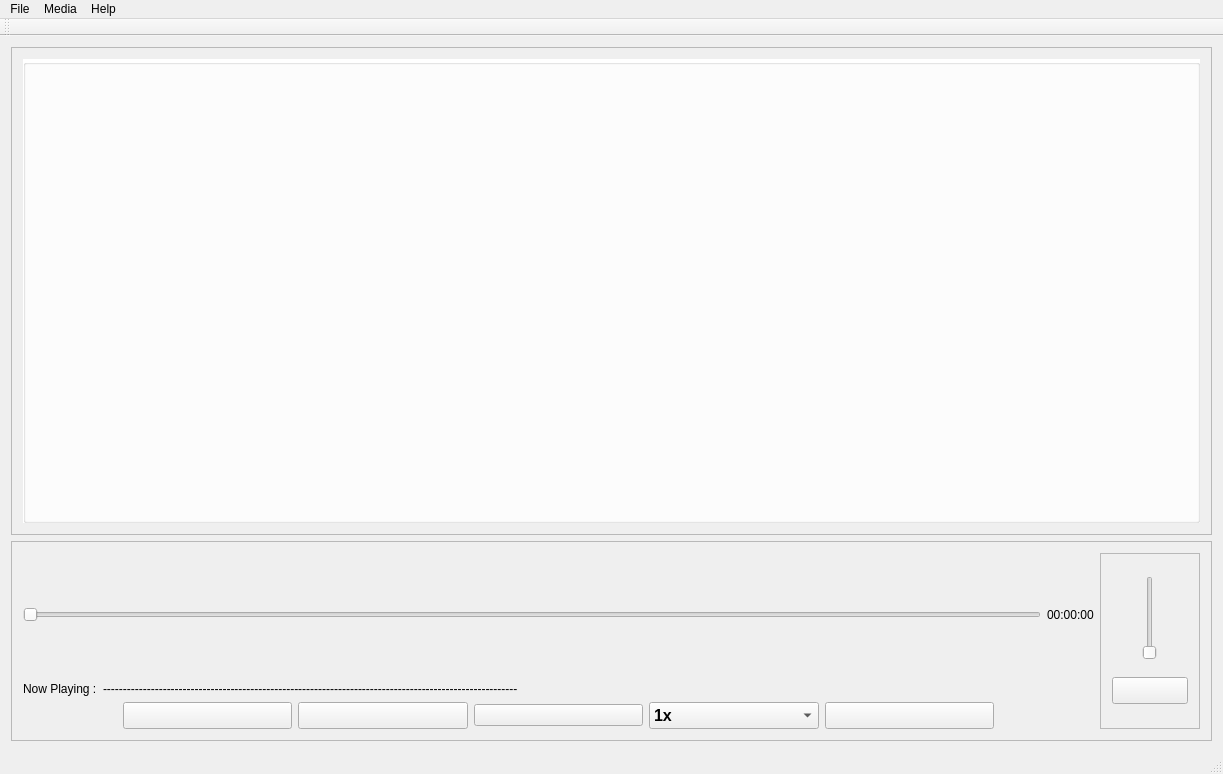
<?xml version="1.0" encoding="UTF-8"?>
<ui version="4.0">
 <class>PlayerWindow</class>
 <widget class="QMainWindow" name="PlayerWindow">
  <property name="geometry">
   <rect>
    <x>0</x>
    <y>0</y>
    <width>1223</width>
    <height>774</height>
   </rect>
  </property>
  <property name="windowTitle">
   <string>MediaPanda</string>
  </property>
  <property name="windowIcon">
   <iconset resource="resources.qrc">
    <normaloff>:/Resources/ui_icons/mediaplayer.png</normaloff>:/Resources/ui_icons/mediaplayer.png</iconset>
  </property>
  <widget class="QWidget" name="centralWidget">
   <layout class="QVBoxLayout" name="verticalLayout_3">
    <item>
     <widget class="QFrame" name="player">
      <property name="frameShape">
       <enum>QFrame::StyledPanel</enum>
      </property>
      <property name="frameShadow">
       <enum>QFrame::Raised</enum>
      </property>
      <layout class="QHBoxLayout" name="horizontalLayout_5">
       <item>
        <widget class="QGroupBox" name="groupBox_2">
         <property name="sizePolicy">
          <sizepolicy hsizetype="Expanding" vsizetype="Expanding">
           <horstretch>0</horstretch>
           <verstretch>0</verstretch>
          </sizepolicy>
         </property>
         <property name="minimumSize">
          <size>
           <width>0</width>
           <height>0</height>
          </size>
         </property>
         <property name="mouseTracking">
          <bool>false</bool>
         </property>
         <property name="layoutDirection">
          <enum>Qt::RightToLeft</enum>
         </property>
         <property name="autoFillBackground">
          <bool>false</bool>
         </property>
         <property name="styleSheet">
          <string notr="true">background-color: rgb(255, 255, 255);</string>
         </property>
         <property name="title">
          <string/>
         </property>
        </widget>
       </item>
      </layout>
     </widget>
    </item>
    <item>
     <widget class="QFrame" name="tools">
      <property name="maximumSize">
       <size>
        <width>16777215</width>
        <height>200</height>
       </size>
      </property>
      <property name="frameShape">
       <enum>QFrame::StyledPanel</enum>
      </property>
      <property name="frameShadow">
       <enum>QFrame::Raised</enum>
      </property>
      <layout class="QHBoxLayout" name="horizontalLayout_4">
       <item>
        <layout class="QVBoxLayout" name="verticalLayout">
         <item>
          <layout class="QHBoxLayout" name="horizontalLayout_3">
           <item>
            <widget class="QSlider" name="hSliderVideo">
             <property name="sizePolicy">
              <sizepolicy hsizetype="Expanding" vsizetype="Expanding">
               <horstretch>0</horstretch>
               <verstretch>0</verstretch>
              </sizepolicy>
             </property>
             <property name="autoFillBackground">
              <bool>false</bool>
             </property>
             <property name="inputMethodHints">
              <set>Qt::ImhNone</set>
             </property>
             <property name="orientation">
              <enum>Qt::Horizontal</enum>
             </property>
             <property name="invertedAppearance">
              <bool>false</bool>
             </property>
             <property name="invertedControls">
              <bool>false</bool>
             </property>
             <property name="tickPosition">
              <enum>QSlider::NoTicks</enum>
             </property>
            </widget>
           </item>
           <item>
            <widget class="QLabel" name="endTime">
             <property name="sizePolicy">
              <sizepolicy hsizetype="Minimum" vsizetype="Minimum">
               <horstretch>0</horstretch>
               <verstretch>0</verstretch>
              </sizepolicy>
             </property>
             <property name="text">
              <string>00:00:00</string>
             </property>
            </widget>
           </item>
          </layout>
         </item>
         <item>
          <layout class="QHBoxLayout" name="horizontalLayout_2">
           <item>
            <widget class="QLabel" name="label">
             <property name="sizePolicy">
              <sizepolicy hsizetype="Fixed" vsizetype="Preferred">
               <horstretch>0</horstretch>
               <verstretch>0</verstretch>
              </sizepolicy>
             </property>
             <property name="text">
              <string>Now Playing :</string>
             </property>
            </widget>
           </item>
           <item>
            <widget class="QLabel" name="LblNowPlaying">
             <property name="text">
              <string>--------------------------------------------------------------------------------------------------------</string>
             </property>
            </widget>
           </item>
          </layout>
         </item>
         <item>
          <layout class="QGridLayout" name="gridLayout">
           <item row="0" column="1">
            <widget class="QPushButton" name="BtnPlay">
             <property name="font">
              <font>
               <pointsize>12</pointsize>
               <weight>75</weight>
               <bold>true</bold>
              </font>
             </property>
             <property name="text">
              <string/>
             </property>
             <property name="icon">
              <iconset resource="resources.qrc">
               <normaloff>:/Resources/ui_icons/play.png</normaloff>:/Resources/ui_icons/play.png</iconset>
             </property>
             <property name="iconSize">
              <size>
               <width>50</width>
               <height>50</height>
              </size>
             </property>
            </widget>
           </item>
           <item row="0" column="6">
            <widget class="QPushButton" name="directory">
             <property name="font">
              <font>
               <pointsize>12</pointsize>
               <weight>75</weight>
               <bold>true</bold>
              </font>
             </property>
             <property name="text">
              <string/>
             </property>
             <property name="icon">
              <iconset resource="resources.qrc">
               <normaloff>:/Resources/ui_icons/Add File.png</normaloff>:/Resources/ui_icons/Add File.png</iconset>
             </property>
             <property name="iconSize">
              <size>
               <width>50</width>
               <height>50</height>
              </size>
             </property>
            </widget>
           </item>
           <item row="0" column="5">
            <widget class="QComboBox" name="comboBox">
             <property name="sizePolicy">
              <sizepolicy hsizetype="Preferred" vsizetype="Fixed">
               <horstretch>0</horstretch>
               <verstretch>0</verstretch>
              </sizepolicy>
             </property>
             <property name="font">
              <font>
               <pointsize>12</pointsize>
               <weight>75</weight>
               <bold>true</bold>
              </font>
             </property>
             <property name="iconSize">
              <size>
               <width>50</width>
               <height>50</height>
              </size>
             </property>
             <item>
              <property name="text">
               <string>1x</string>
              </property>
              <property name="icon">
               <iconset resource="resources.qrc">
                <normaloff>:/Resources/ui_icons/fastforward.png</normaloff>:/Resources/ui_icons/fastforward.png</iconset>
              </property>
             </item>
             <item>
              <property name="text">
               <string>0.5x</string>
              </property>
              <property name="icon">
               <iconset resource="resources.qrc">
                <normaloff>:/Resources/ui_icons/speedup.png</normaloff>:/Resources/ui_icons/speedup.png</iconset>
              </property>
             </item>
             <item>
              <property name="text">
               <string>2x</string>
              </property>
              <property name="icon">
               <iconset resource="resources.qrc">
                <normaloff>:/Resources/ui_icons/speedup.png</normaloff>:/Resources/ui_icons/speedup.png</iconset>
              </property>
             </item>
            </widget>
           </item>
           <item row="0" column="2">
            <widget class="QPushButton" name="BtnPause">
             <property name="font">
              <font>
               <pointsize>12</pointsize>
               <weight>75</weight>
               <bold>true</bold>
              </font>
             </property>
             <property name="text">
              <string/>
             </property>
             <property name="icon">
              <iconset resource="resources.qrc">
               <normaloff>:/Resources/ui_icons/pause.png</normaloff>:/Resources/ui_icons/pause.png</iconset>
             </property>
             <property name="iconSize">
              <size>
               <width>50</width>
               <height>50</height>
              </size>
             </property>
            </widget>
           </item>
           <item row="0" column="7">
            <spacer name="horizontalSpacer_2">
             <property name="orientation">
              <enum>Qt::Horizontal</enum>
             </property>
             <property name="sizeType">
              <enum>QSizePolicy::Fixed</enum>
             </property>
             <property name="sizeHint" stdset="0">
              <size>
               <width>100</width>
               <height>20</height>
              </size>
             </property>
            </spacer>
           </item>
           <item row="0" column="0">
            <spacer name="horizontalSpacer">
             <property name="orientation">
              <enum>Qt::Horizontal</enum>
             </property>
             <property name="sizeType">
              <enum>QSizePolicy::Fixed</enum>
             </property>
             <property name="sizeHint" stdset="0">
              <size>
               <width>100</width>
               <height>20</height>
              </size>
             </property>
            </spacer>
           </item>
           <item row="0" column="3">
            <widget class="QPushButton" name="BtnStop">
             <property name="text">
              <string/>
             </property>
             <property name="icon">
              <iconset resource="resources.qrc">
               <normaloff>:/Resources/ui_icons/stop.png</normaloff>:/Resources/ui_icons/stop.png</iconset>
             </property>
             <property name="iconSize">
              <size>
               <width>50</width>
               <height>50</height>
              </size>
             </property>
            </widget>
           </item>
          </layout>
         </item>
        </layout>
       </item>
       <item>
        <widget class="QFrame" name="frame">
         <property name="maximumSize">
          <size>
           <width>100</width>
           <height>16777215</height>
          </size>
         </property>
         <property name="frameShape">
          <enum>QFrame::StyledPanel</enum>
         </property>
         <property name="frameShadow">
          <enum>QFrame::Raised</enum>
         </property>
         <layout class="QVBoxLayout" name="verticalLayout_2">
          <item>
           <widget class="QSlider" name="vSliderSound">
            <property name="sizePolicy">
             <sizepolicy hsizetype="Expanding" vsizetype="Maximum">
              <horstretch>0</horstretch>
              <verstretch>0</verstretch>
             </sizepolicy>
            </property>
            <property name="orientation">
             <enum>Qt::Vertical</enum>
            </property>
           </widget>
          </item>
          <item>
           <widget class="QPushButton" name="BtnMute">
            <property name="font">
             <font>
              <pointsize>12</pointsize>
              <weight>75</weight>
              <bold>true</bold>
             </font>
            </property>
            <property name="text">
             <string/>
            </property>
            <property name="icon">
             <iconset resource="resources.qrc">
              <normaloff>:/Resources/ui_icons/Voice_48px.png</normaloff>:/Resources/ui_icons/Voice_48px.png</iconset>
            </property>
            <property name="iconSize">
             <size>
              <width>35</width>
              <height>35</height>
             </size>
            </property>
           </widget>
          </item>
         </layout>
        </widget>
       </item>
      </layout>
     </widget>
    </item>
   </layout>
  </widget>
  <widget class="QMenuBar" name="menuBar">
   <property name="geometry">
    <rect>
     <x>0</x>
     <y>0</y>
     <width>1223</width>
     <height>25</height>
    </rect>
   </property>
   <widget class="QMenu" name="menuFile">
    <property name="title">
     <string>File</string>
    </property>
    <addaction name="separator"/>
    <addaction name="actionAdd"/>
    <addaction name="separator"/>
    <addaction name="actionExit"/>
   </widget>
   <widget class="QMenu" name="menuHelp">
    <property name="title">
     <string>Help</string>
    </property>
    <addaction name="actionInfo"/>
   </widget>
   <widget class="QMenu" name="menuMedia">
    <property name="title">
     <string>Media</string>
    </property>
    <addaction name="actionPlay"/>
    <addaction name="actionPause"/>
    <addaction name="actionStop"/>
   </widget>
   <addaction name="menuFile"/>
   <addaction name="menuMedia"/>
   <addaction name="menuHelp"/>
  </widget>
  <widget class="QToolBar" name="mainToolBar">
   <attribute name="toolBarArea">
    <enum>TopToolBarArea</enum>
   </attribute>
   <attribute name="toolBarBreak">
    <bool>false</bool>
   </attribute>
  </widget>
  <widget class="QStatusBar" name="statusBar">
   <property name="maximumSize">
    <size>
     <width>16777215</width>
     <height>13777215</height>
    </size>
   </property>
  </widget>
  <action name="actionAdd">
   <property name="icon">
    <iconset resource="resources.qrc">
     <normaloff>:/Resources/ui_icons/file.png</normaloff>:/Resources/ui_icons/file.png</iconset>
   </property>
   <property name="text">
    <string>Add</string>
   </property>
  </action>
  <action name="actionExit">
   <property name="icon">
    <iconset resource="resources.qrc">
     <normaloff>:/Resources/ui_icons/exit_48px.png</normaloff>:/Resources/ui_icons/exit_48px.png</iconset>
   </property>
   <property name="text">
    <string>Exit</string>
   </property>
  </action>
  <action name="actionInfo">
   <property name="text">
    <string>Info</string>
   </property>
  </action>
  <action name="actionPlay">
   <property name="icon">
    <iconset resource="resources.qrc">
     <normaloff>:/Resources/ui_icons/play.png</normaloff>:/Resources/ui_icons/play.png</iconset>
   </property>
   <property name="text">
    <string>Play</string>
   </property>
  </action>
  <action name="actionPause">
   <property name="icon">
    <iconset resource="resources.qrc">
     <normaloff>:/Resources/ui_icons/pause.png</normaloff>:/Resources/ui_icons/pause.png</iconset>
   </property>
   <property name="text">
    <string>Pause</string>
   </property>
  </action>
  <action name="actionStop">
   <property name="icon">
    <iconset resource="resources.qrc">
     <normaloff>:/Resources/ui_icons/stop.png</normaloff>:/Resources/ui_icons/stop.png</iconset>
   </property>
   <property name="text">
    <string>Stop</string>
   </property>
  </action>
 </widget>
 <layoutdefault spacing="6" margin="11"/>
 <resources>
  <include location="resources.qrc"/>
 </resources>
 <connections/>
</ui>
